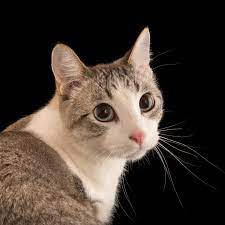
#> input picture input.jpeg, 225 x 225 px
$ python edge_detection.py
#> lines starting #> are read from the running program, lines starting #| are printed output that depends on the picture
from PIL import Image,ImageFilter

img = Image.open('input.jpeg')
#> img is the input picture: PIL image 225x225 RGB; mean R, G, B 69, 57.4, 49.3
gray = img.convert('L')
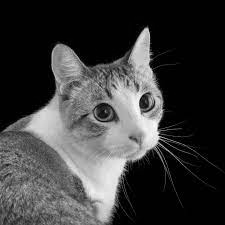
#> gray: PIL image 225x225 L; min 0, max 252, mean 60
edge = gray.filter(ImageFilter.FIND_EDGES)
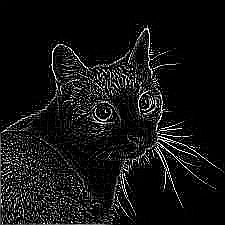
#> edge: PIL image 225x225 L; min 0, max 255, mean 19.3
edge.save("output.png")
